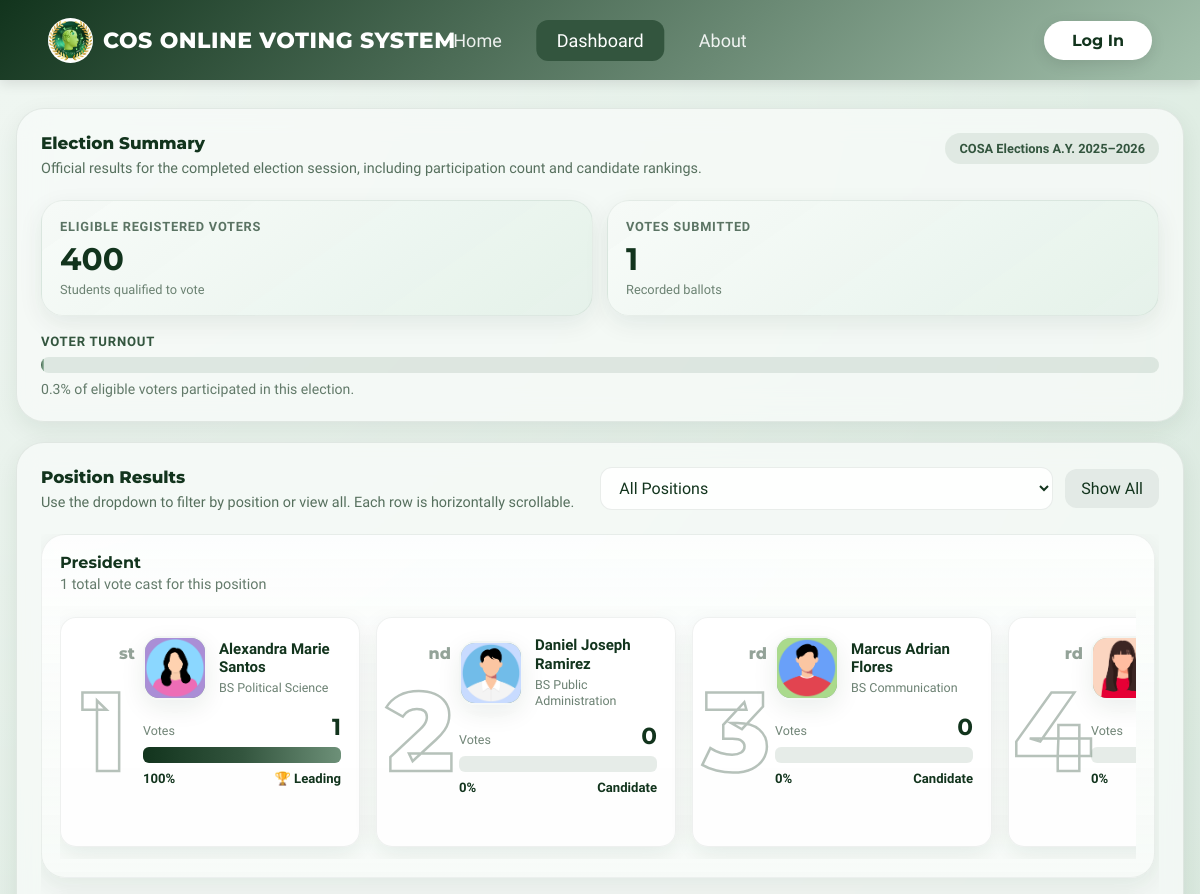
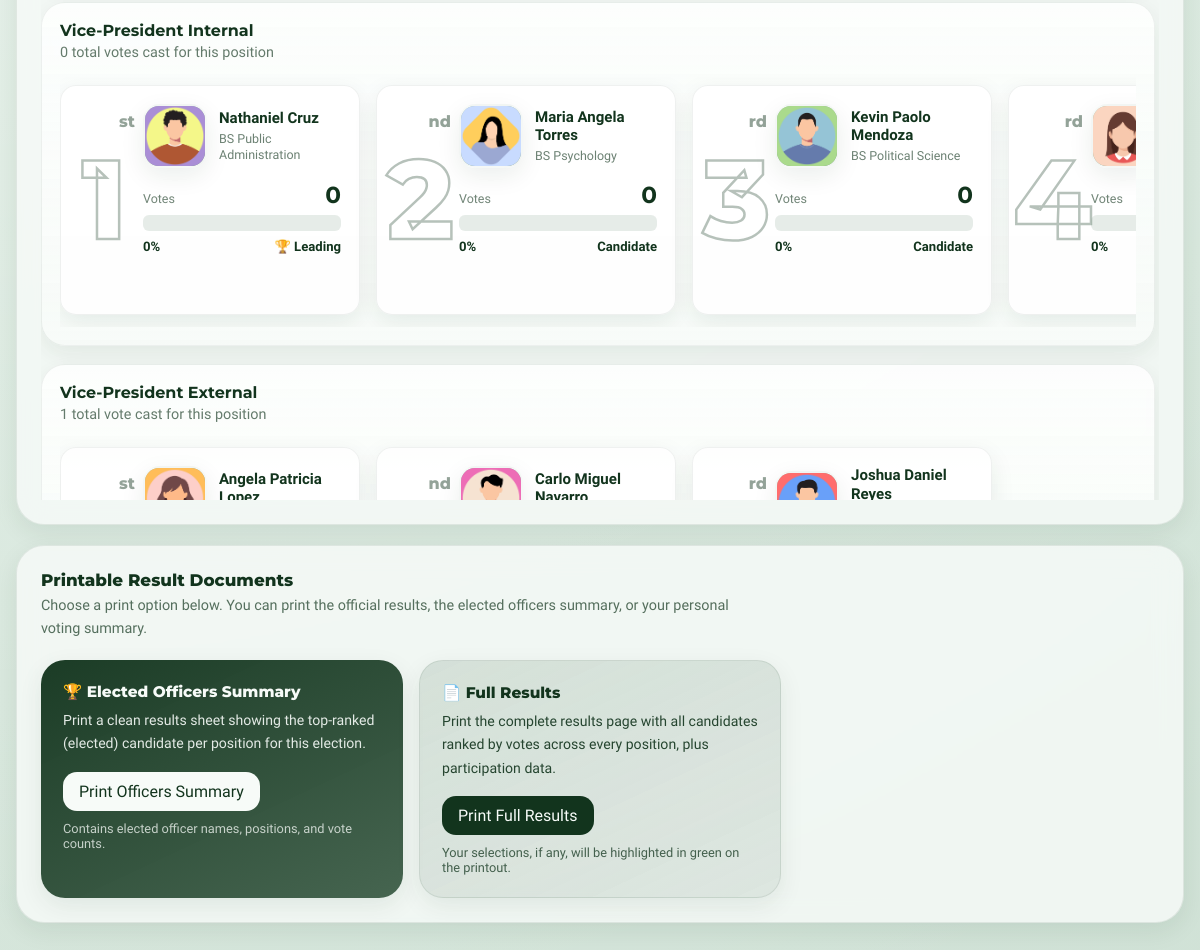
The page /guest/dashboard.php on the database its author committed (2 pictures, top to bottom).
### tables this page shows
CREATE TABLE `elections` (
  `id` int(11) NOT NULL,
  `title` varchar(200) NOT NULL,
  `description` text DEFAULT NULL,
  `start_date` datetime NOT NULL,
  `end_date` datetime NOT NULL,
  `status` enum('upcoming','ongoing','ended') NOT NULL DEFAULT 'upcoming',
  `created_by` int(11) DEFAULT NULL,
  `created_at` datetime NOT NULL DEFAULT current_timestamp()
);

CREATE TABLE `positions` (
  `id` int(11) NOT NULL,
  `election_id` int(11) NOT NULL,
  `title` varchar(100) NOT NULL,
  `sort_order` int(11) NOT NULL DEFAULT 0
);

CREATE TABLE `candidates` (
  `id` int(11) NOT NULL,
  `election_id` int(11) NOT NULL,
  `position_id` int(11) NOT NULL,
  `student_id` varchar(20) NOT NULL,
  `name` varchar(160) NOT NULL,
  `course` varchar(80) NOT NULL,
  `partylist` varchar(100) DEFAULT '',
  `motto` text DEFAULT NULL,
  `platforms` text DEFAULT NULL,
  `achievements` text DEFAULT NULL,
  `photo` varchar(255) DEFAULT '',
  `elected` tinyint(1) NOT NULL DEFAULT 0 COMMENT '1 = marked as elected officer after election ends',
  `created_at` datetime NOT NULL DEFAULT current_timestamp()
);

### includes/auth.php (called while the page is built, shortened)
<?php
function currentUser(): array {
    return [
        'id'         => $_SESSION['user_id']   ?? null,
        'name'       => $_SESSION['full_name'] ?? 'Guest',
        'first_name' => $_SESSION['first_name'] ?? 'Guest',
        'student_id' => $_SESSION['student_id'] ?? '',
        'role'       => $_SESSION['role']       ?? 'guest',
        'status'     => $_SESSION['status']     ?? '',
        'has_voted'  => $_SESSION['has_voted']  ?? 0,
    ];
}

### guest/dashboard.php (the view, shortened to what this page needs)
<?php
require_once __DIR__ . '/../includes/auth.php';
$db = getDB();
function initials(string $name): string {
    $parts = preg_split('/\s+/', trim($name));
    return strtoupper(($parts[0][0] ?? '') . ($parts[1][0] ?? ''));
}
function photoSrc(?string $path): string {
    if (!$path) return '';
    return '/' . ltrim($path, '/');
}
$election = $db->query("SELECT * FROM elections WHERE status='ongoing' LIMIT 1")->fetch();
if (!$election) {
    $election = $db->query("SELECT * FROM elections ORDER BY start_date DESC LIMIT 1")->fetch();
}
$stats = ['voters' => 0, 'votes' => 0, 'candidates' => 0, 'positions' => 0];
$positions      = [];
$candidatesByPos = [];
if ($election) {
    $stats['voters'] = $db->query("SELECT COUNT(*) FROM users WHERE role='student'")->fetchColumn();
    $sv = $db->prepare("SELECT COUNT(DISTINCT voter_id) FROM votes WHERE election_id=?");
    $sv->execute([$election['id']]);
    $stats['votes'] = $sv->fetchColumn();
    $sc = $db->prepare("SELECT COUNT(*) FROM candidates WHERE election_id=?");
    $sc->execute([$election['id']]);
    $stats['candidates'] = $sc->fetchColumn();
    $sp = $db->prepare("SELECT COUNT(*) FROM positions WHERE election_id=?");
    $sp->execute([$election['id']]);
    $stats['positions'] = $sp->fetchColumn();
    if (in_array($election['status'], ['ongoing', 'ended'])) {
        $pStmt = $db->prepare(
            "SELECT p.id, p.title, p.sort_order, COUNT(v.id) AS vote_count
             FROM positions p
             LEFT JOIN votes v ON v.position_id = p.id AND v.election_id = ?
             GROUP BY p.id ORDER BY p.sort_order"
        );
        $pStmt->execute([$election['id']]);
        $positions = $pStmt->fetchAll();
        if (!empty($positions)) {
            $cStmt = $db->prepare(
                "SELECT c.*, COUNT(v.id) AS votes
                 FROM candidates c
                 LEFT JOIN votes v ON v.candidate_id = c.id
                 WHERE c.election_id = ?
                 GROUP BY c.id
                 ORDER BY c.position_id, votes DESC"
            );
            $cStmt->execute([$election['id']]);
            foreach ($cStmt->fetchAll() as $c) {
                $candidatesByPos[$c['position_id']][] = $c;
            }
        }
    }
}
$isOngoing  = $election && $election['status'] === 'ongoing';
$isEnded    = $election && $election['status'] === 'ended';
$turnout    = $stats['voters'] > 0 ? round($stats['votes'] / $stats['voters'] * 100, 1) : 0;
$navActive = 'dashboard';
?>
<!DOCTYPE html>
<html lang="en">
<head>
  <link rel="stylesheet" href="/assets/css/shared.css">
</head>
<body>
  <?php require_once __DIR__ . '/../includes/navbar.php'; ?>
  <main class="page-shell">
    <?php if (!$election): ?>
    <div class="empty-state">
      <div class="empty-icon">🗳️</div>
      <h2>No Active Election</h2>
      <p>There is currently no ongoing or scheduled election. The dashboard will update once an election is created. Please check back later.</p>
    </div>
    <?php else: ?>
    <?php if ($isOngoing): ?>
    <div class="vote-cta print-hidden">
      <div class="vote-cta-text">
        <h2>🗳️ Ready to participate in this election?</h2>
        <p>Log in as a student to cast your vote. You will need your official student credentials to access the voting page during the active election period.</p>
      </div>
      <a href="/login.php" class="vote-now-btn">Log In to Vote →</a>
    </div>
    <div class="ongoing-wrap print-hidden">
      <div class="ongoing-card">
        <div class="eyebrow">Election Session in Progress</div>
        <h2>Voting is currently open. Results will be revealed once the session ends.</h2>
        <p>The dashboard shows live participation progress while the election is active. Final candidate rankings and official vote summaries will be published once voting closes.</p>
        <div class="session-meta"><?= htmlspecialchars($election['title']) ?></div>
        <div class="countdown-card print-hidden countdown-inline">
          <div class="section-label">⏳ Time Remaining Until Election Closes</div>
          <div class="countdown-duration">Election period: <?= htmlspecialchars(date('F j, Y', strtotime($election['start_date']))) ?> – <?= htmlspecialchars(date('F j, Y', strtotime($election['end_date']))) ?></div>
          <div class="cd-row" id="countdown">
            <div class="cd-block"><span class="cd-num">--</span><span class="cd-lbl">Days</span></div>
            <div class="cd-block"><span class="cd-num">--</span><span class="cd-lbl">Hours</span></div>
            <div class="cd-block"><span class="cd-num">--</span><span class="cd-lbl">Mins</span></div>
            <div class="cd-block"><span class="cd-num">--</span><span class="cd-lbl">Secs</span></div>
          </div>
        </div>
        <div class="donut-panel">
          <div class="donut-shell">
            <div class="donut-chart"></div>
            <div class="donut-center">
              <div>
                <strong><?= $turnout ?>%</strong>
                <span>Overall turnout</span>
              </div>
            </div>
          </div>
          <div class="legend">
            <div class="legend-item">
              <span class="swatch voted"></span>
              <span class="legend-label">Already Voted</span>
              <span class="legend-value"><?= number_format($stats['votes']) ?></span>
            </div>
            <div class="legend-item">
              <span class="swatch remaining"></span>
              <span class="legend-label">Eligible Voters</span>
              <span class="legend-value"><?= number_format($stats['voters']) ?></span>
            </div>
          </div>
        </div>
      </div>
    </div>
    <?php elseif ($isEnded): ?>
    <div class="results-card">
      <div class="card-head">
        <div>
          <div class="card-title">Election Summary</div>
          <div class="card-desc">Official results for the completed election session, including participation count and candidate rankings.</div>
        </div>
        <div class="pill"><?= htmlspecialchars($election['title']) ?></div>
      </div>
      <div class="summary-figures">
        <div class="figure-card">
          <div class="metric-sub">Eligible Registered Voters</div>
          <strong><?= number_format($stats['voters']) ?></strong>
          <div class="mini-meta">Students qualified to vote</div>
        </div>
        <div class="figure-card">
          <div class="metric-sub">Votes Submitted</div>
          <strong><?= number_format($stats['votes']) ?></strong>
          <div class="mini-meta">Recorded ballots</div>
        </div>
      </div>
      <div class="metric-sub">Voter Turnout</div>
      <div class="progress-rail">
        <div class="progress-fill" style="width:<?= $turnout ?>%"></div>
      </div>
      <p class="section-hint"><?= $turnout ?>% of eligible voters participated in this election.</p>
    </div>
    <?php if (!empty($positions)): ?>
    <div class="results-card">
      <div class="card-head">
        <div>
          <div class="card-title">Position Results</div>
          <div class="card-desc">Use the dropdown to filter by position or view all. Each row is horizontally scrollable.</div>
        </div>
        <div class="section-tools print-hidden">
          <select class="filter-select" id="positionFilter" aria-label="Filter by position">
            <option value="all">All Positions</option>
          </select>
          <button class="ghost-btn" id="expandAllBtn" type="button">Show All</button>
        </div>
      </div>
      <div class="positions-stack" id="positionsStack">
        <?php foreach ($positions as $pos):
          $cands    = $candidatesByPos[$pos['id']] ?? [];
          $posTotal = array_sum(array_column($cands, 'votes'));
          $suffixes = ['st','nd','rd'];
        ?>
        <div class="position-card" data-pos="pos-<?= $pos['id'] ?>">
          <h3><?= htmlspecialchars($pos['title']) ?></h3>
          <p><?= $pos['vote_count'] ?> total vote<?= $pos['vote_count'] != 1 ? 's' : '' ?> cast for this position</p>
          <div class="candidate-grid">
            <?php foreach ($cands as $rank => $c):
              $cpct   = $posTotal > 0 ? round($c['votes'] / $posTotal * 100, 1) : 0;
              $photo  = photoSrc($c['photo'] ?? '');
              $rankN  = $rank + 1;
              $suffix = $suffixes[min($rankN - 1, 2)] ?? 'th';
            ?>
            <div class="candidate-card">
              <div class="rank-display">
                <span class="rank-number"><?= $rankN ?></span>
                <span class="rank-suffix"><?= $suffix ?></span>
              </div>
              <div class="candidate-top">
                <div class="candidate-profile">
                  <div class="candidate-avatar">
                    <?php if ($photo): ?>
                      <img src="<?= htmlspecialchars($photo) ?>" alt="<?= htmlspecialchars($c['name']) ?>" onerror="this.style.display='none';this.parentNode.innerHTML+='<?= htmlspecialchars(initials($c['name'])) ?>'">
                    <?php else: ?>
                      <?= htmlspecialchars(initials($c['name'])) ?>
                    <?php endif; ?>
                  </div>
                  <div>
                    <div class="candidate-name"><?= htmlspecialchars($c['name']) ?></div>
                    <div class="candidate-position"><?= htmlspecialchars($c['course']) ?><?= $c['partylist'] ? ' &bull; ' . htmlspecialchars($c['partylist']) : '' ?></div>
                  </div>
                </div>
              </div>
              <div class="vote-values">
                <span class="v-label">Votes</span>
                <strong><?= $c['votes'] ?></strong>
              </div>
              <div class="vote-bar"><span style="width:<?= $cpct ?>%"></span></div>
              <div class="candidate-foot">
                <span><?= $cpct ?>%</span>
                <span><?= $rank === 0 ? '🏆 Leading' : 'Candidate' ?></span>
              </div>
            </div>
            <?php endforeach; ?>
          </div>
        </div>
        <?php endforeach; ?>
      </div>
    </div>
    <div class="results-card print-hidden">
      <div class="card-head">
        <div>
          <div class="card-title">Printable Result Documents</div>
          <div class="card-desc">Choose a print option below. You can print the official results, the elected officers summary, or your personal voting summary.</div>
        </div>
      </div>
      <div class="print-actions">
        <div class="print-card">
          <h3>🏆 Elected Officers Summary</h3>
          <p>Print a clean results sheet showing the top-ranked (elected) candidate per position for this election.</p>
          <button class="print-btn" type="button" onclick="printWinners()">Print Officers Summary</button>
          <div class="print-note">Contains elected officer names, positions, and vote counts.</div>
        </div>
        <div class="print-card alt">
          <h3>📄 Full Results</h3>
          <p>Print the complete results page with all candidates ranked by votes across every position, plus participation data.</p>
          <button class="print-btn" type="button" onclick="printFull()">Print Full Results</button>
          <div class="print-note">Your selections, if any, will be highlighted in green on the printout.</div>
        </div>
      </div>
    </div>
    <?php endif; ?>
    <?php endif; ?>
    <?php endif; ?>
  </main>
</body>
</html>

### includes/navbar.php (shortened to what this page needs)
<?php
$user      = currentUser();
$role      = $user['role'];
$navActive = $navActive ?? '';
$homeUrl = '/index.php';
if ($role === 'admin') {
    $dashboardUrl = '/admin/dashboard.php';
    $homeUrl = '/admin/home.php';
} elseif ($role === 'student') {
    $dashboardUrl = '/student/dashboard.php';
    $homeUrl = '/student/home.php';
} else {
    $dashboardUrl = '/guest/dashboard.php';
}
$aboutUrl = '/about.php';
function navLink(string $href, string $label, string $active, string $key): string {
    $cls = ($active === $key) ? 'nav-link active' : 'nav-link';
    return "<a href=\"$href\" class=\"$cls\">$label</a>";
}
?>
<nav class="navbar">
    <a href="<?= $homeUrl ?>" class="nav-logo">
        <div class="logo-icon">
            <img src="/assets/img/icons/logo.png" alt="logo" style="width:100%;height:100%;object-fit:contain;"
                 onerror="this.style.display='none'">
        </div>
        <div class="logo-text">COS ONLINE VOTING SYSTEM</div>
    </a>
    <div class="nav-links">
        <?= navLink($homeUrl,      'Home',      $navActive, 'home') ?>
        <?php if ($role === 'student'): ?>
            <?= navLink($dashboardUrl, 'Dashboard', $navActive, 'dashboard') ?>
        <?php elseif ($role === 'guest'): ?>
            <?= navLink($dashboardUrl, 'Dashboard', $navActive, 'dashboard') ?>
        <?php endif; ?>
        <?= navLink($aboutUrl, 'About', $navActive, 'about') ?>
    </div>
 <?php if ($role === 'guest' || !isLoggedIn()): ?>
    <div class="nav-auth">
        <a href="/login.php" class="btn-login-oval<?php if (parse_url($_SERVER['REQUEST_URI'], PHP_URL_PATH) === '/login.php') echo ' active'; ?>" style="text-decoration: none; display: inline-block;">
            Log In
        </a>
    </div>
    <?php endif; ?>
</nav>

### assets/css/shared.css (style rules this page uses)
:root { --deep-green: #12341d; --mid-green: #33553e; --soft-green: #6d9078; --pale-green: #a4c1ad; --tint-green: #d5e8db; --white-glass: rgba(255,255,255,0.3); }
*, *::before, *::after { box-sizing: border-box; margin: 0; padding: 0; }
body { font-family: 'Geist', sans-serif; }
.navbar { position: fixed; top: 0; width: 100%; height: 80px; background: linear-gradient(135deg, #12341d 0%, #a4c1ad 100%); display: flex; align-items: center; justify-content: space-between; padding: 0 4%; z-index: 1000; box-shadow: 0 4px 12px rgba(0,0,0,0.1); }
.nav-logo { display: flex; align-items: center; gap: 10px; color: white; text-decoration: none; }
.logo-icon { background: rgba(255,255,255,0.2); width: 45px; height: 45px; border-radius: 50%; display: flex; align-items: center; justify-content: center; overflow: hidden; }
.logo-text { font-family: 'Montserrat', sans-serif; font-size: 22px; font-weight: 800; letter-spacing: 0.5px; }
.nav-links { display: flex; gap: 15px; position: absolute; left: 50%; transform: translateX(-50%); }
.nav-link { color: rgba(255,255,255,0.9); text-decoration: none; font-size: 18px; font-weight: 500; padding: 10px 20px; border-radius: 12px; transition: all 0.3s ease; }
.nav-link:hover, .nav-link.active { color: white; background-color: #33553e; }
.btn-login-oval { font-family: 'Montserrat', sans-serif; background-color: #fff; color: #12341d; padding: 10px 28px; border-radius: 50px; font-weight: 700; font-size: 16px; border: none; cursor: pointer; box-shadow: 0 4px 15px rgba(0,0,0,0.1); transition: all 0.3s ease; }

### rows shown on the page
elections: title "COSA Elections A.Y. 2025–2026"
positions: title "President", vote_count "1"
candidates: suffix "st", photo (picture), name "Alexandra Marie Santos", course "BS Political Science", votes "1", cpct "100", shows "🏆 Leading"
candidates: suffix "nd", photo (picture), name "Daniel Joseph Ramirez", course "BS Public Administration", votes "0", cpct "0", shows "Candidate"
candidates: suffix "rd", photo (picture), name "Marcus Adrian Flores", course "BS Communication", votes "0", cpct "0", shows "Candidate"
candidates: suffix "rd", photo (picture), cpct "0"
positions: title "Vice-President Internal", vote_count "0"
candidates: suffix "st", photo (picture), name "Nathaniel Cruz", course "BS Public Administration", votes "0", position "0", shows "🏆 Leading"
candidates: suffix "nd", photo (picture), name "Maria Angela Torres", course "BS Psychology", votes "0", position "0", shows "Candidate"
candidates: suffix "rd", photo (picture), name "Kevin Paolo Mendoza", course "BS Political Science", votes "0", position "0", shows "Candidate"
candidates: suffix "rd", photo (picture), position "0"
positions: title "Vice-President External", vote_count "1"
candidates: suffix "st", photo (picture), name "Angela Patricia…"
candidates: suffix "nd", photo (picture), name "Carlo Miguel…"
candidates: suffix "rd", photo (picture), name "Joshua Daniel Reyes"

### other values the page prints
$label "Home Dashboard About"
$stats['voters'] "400"
$stats['votes'] "1"
$turnout "0.3"
